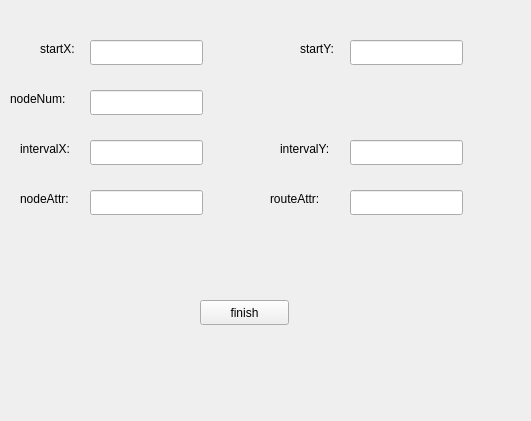
<?xml version="1.0" encoding="UTF-8"?>
<ui version="4.0">
 <class>mywidget</class>
 <widget class="QWidget" name="mywidget">
  <property name="geometry">
   <rect>
    <x>0</x>
    <y>0</y>
    <width>531</width>
    <height>421</height>
   </rect>
  </property>
  <property name="windowTitle">
   <string>Form</string>
  </property>
  <widget class="QLabel" name="label">
   <property name="geometry">
    <rect>
     <x>40</x>
     <y>40</y>
     <width>67</width>
     <height>17</height>
    </rect>
   </property>
   <property name="text">
    <string>startX:</string>
   </property>
  </widget>
  <widget class="QLabel" name="label_2">
   <property name="geometry">
    <rect>
     <x>300</x>
     <y>40</y>
     <width>67</width>
     <height>17</height>
    </rect>
   </property>
   <property name="text">
    <string>startY:</string>
   </property>
  </widget>
  <widget class="QLineEdit" name="tx_startX">
   <property name="geometry">
    <rect>
     <x>90</x>
     <y>40</y>
     <width>113</width>
     <height>25</height>
    </rect>
   </property>
  </widget>
  <widget class="QLineEdit" name="tx_startY">
   <property name="geometry">
    <rect>
     <x>350</x>
     <y>40</y>
     <width>113</width>
     <height>25</height>
    </rect>
   </property>
  </widget>
  <widget class="QLineEdit" name="tx_noedNum">
   <property name="geometry">
    <rect>
     <x>90</x>
     <y>90</y>
     <width>113</width>
     <height>25</height>
    </rect>
   </property>
  </widget>
  <widget class="QLabel" name="label_3">
   <property name="geometry">
    <rect>
     <x>10</x>
     <y>90</y>
     <width>71</width>
     <height>17</height>
    </rect>
   </property>
   <property name="text">
    <string>nodeNum:</string>
   </property>
  </widget>
  <widget class="QLabel" name="label_4">
   <property name="geometry">
    <rect>
     <x>280</x>
     <y>140</y>
     <width>67</width>
     <height>17</height>
    </rect>
   </property>
   <property name="text">
    <string>intervalY:</string>
   </property>
  </widget>
  <widget class="QLineEdit" name="tx_intervalX">
   <property name="geometry">
    <rect>
     <x>90</x>
     <y>140</y>
     <width>113</width>
     <height>25</height>
    </rect>
   </property>
  </widget>
  <widget class="QLineEdit" name="tx_intervalY">
   <property name="geometry">
    <rect>
     <x>350</x>
     <y>140</y>
     <width>113</width>
     <height>25</height>
    </rect>
   </property>
  </widget>
  <widget class="QLabel" name="label_5">
   <property name="geometry">
    <rect>
     <x>20</x>
     <y>140</y>
     <width>67</width>
     <height>17</height>
    </rect>
   </property>
   <property name="text">
    <string>intervalX:</string>
   </property>
  </widget>
  <widget class="QLabel" name="label_6">
   <property name="geometry">
    <rect>
     <x>20</x>
     <y>190</y>
     <width>67</width>
     <height>17</height>
    </rect>
   </property>
   <property name="text">
    <string>nodeAttr:</string>
   </property>
  </widget>
  <widget class="QLineEdit" name="tx_nodeAttr">
   <property name="geometry">
    <rect>
     <x>90</x>
     <y>190</y>
     <width>113</width>
     <height>25</height>
    </rect>
   </property>
  </widget>
  <widget class="QLineEdit" name="tx_routeAttr">
   <property name="geometry">
    <rect>
     <x>350</x>
     <y>190</y>
     <width>113</width>
     <height>25</height>
    </rect>
   </property>
  </widget>
  <widget class="QLabel" name="label_7">
   <property name="geometry">
    <rect>
     <x>270</x>
     <y>190</y>
     <width>71</width>
     <height>17</height>
    </rect>
   </property>
   <property name="text">
    <string>routeAttr:</string>
   </property>
  </widget>
  <widget class="QPushButton" name="btn_finish">
   <property name="geometry">
    <rect>
     <x>200</x>
     <y>300</y>
     <width>89</width>
     <height>25</height>
    </rect>
   </property>
   <property name="text">
    <string>finish</string>
   </property>
  </widget>
 </widget>
 <resources/>
 <connections/>
</ui>
